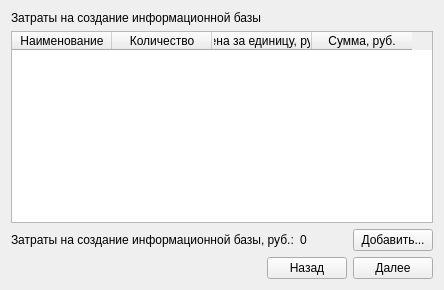
      <widget class="QWidget" name="tab_13">
       <attribute name="title">
        <string>Реализация5</string>
       </attribute>
       <layout class="QVBoxLayout" name="verticalLayout_10">
        <item>
         <widget class="QLabel" name="label_176">
          <property name="text">
           <string>Затраты на создание информационной базы</string>
          </property>
         </widget>
        </item>
        <item>
         <widget class="QTableWidget" name="tableWidget_8">
          <column>
           <property name="text">
            <string>Наименование</string>
           </property>
          </column>
          <column>
           <property name="text">
            <string>Количество</string>
           </property>
          </column>
          <column>
           <property name="text">
            <string>Цена за единицу, руб.</string>
           </property>
          </column>
          <column>
           <property name="text">
            <string>Сумма, руб.</string>
           </property>
          </column>
         </widget>
        </item>
        <item>
         <layout class="QHBoxLayout" name="horizontalLayout_29">
          <item>
           <widget class="QLabel" name="label_12">
            <property name="text">
             <string>Затраты на создание информационной базы, руб.:</string>
            </property>
           </widget>
          </item>
          <item>
           <widget class="QLabel" name="label_13">
            <property name="text">
             <string>0</string>
            </property>
           </widget>
          </item>
          <item>
           <spacer name="horizontalSpacer_25">
            <property name="orientation">
             <enum>Qt::Horizontal</enum>
            </property>
            <property name="sizeHint" stdset="0">
             <size>
              <width>40</width>
              <height>20</height>
             </size>
            </property>
           </spacer>
          </item>
          <item>
           <widget class="QPushButton" name="pushButton_34">
            <property name="text">
             <string>Добавить...</string>
            </property>
           </widget>
          </item>
         </layout>
        </item>
        <item>
         <layout class="QHBoxLayout" name="horizontalLayout_28">
          <item>
           <spacer name="horizontalSpacer_24">
            <property name="orientation">
             <enum>Qt::Horizontal</enum>
            </property>
            <property name="sizeHint" stdset="0">
             <size>
              <width>40</width>
              <height>20</height>
             </size>
            </property>
           </spacer>
          </item>
          <item>
           <widget class="QPushButton" name="pushButton_32">
            <property name="text">
             <string>Назад</string>
            </property>
           </widget>
          </item>
          <item>
           <widget class="QPushButton" name="pushButton_33">
            <property name="text">
             <string>Далее</string>
            </property>
           </widget>
          </item>
         </layout>
        </item>
       </layout>
      </widget>
